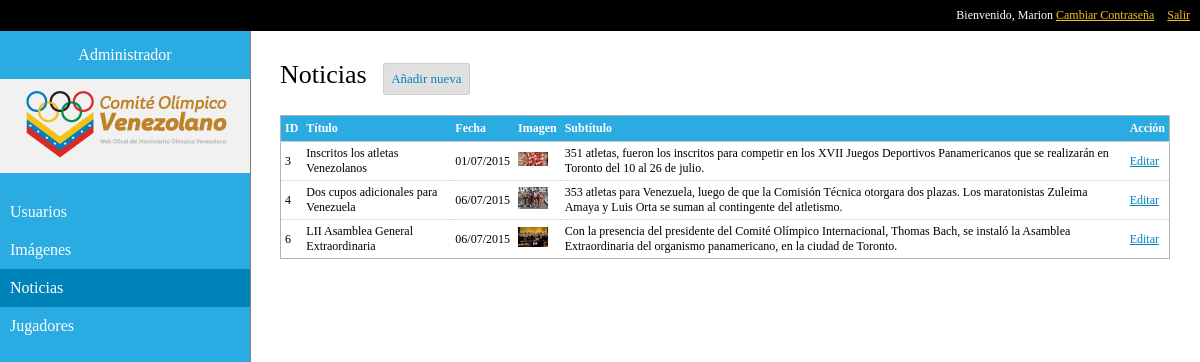
The app's page /admin/news.php (signed in) with its own data.
### tables this page shows
CREATE TABLE IF NOT EXISTS `noticias` (
  `id` int(11) NOT NULL AUTO_INCREMENT,
  `titulo` varchar(500) DEFAULT NULL,
  `subtitulo` tinytext,
  `fuente` varchar(500) DEFAULT NULL,
  `fecha` int(15) DEFAULT NULL,
  `autor` varchar(100) DEFAULT NULL,
  `contenido` longtext,
  `imagen` text,
  `fecha_creacion` int(15) DEFAULT NULL,
  `creado_por` int(15) DEFAULT NULL,
  `fecha_edicion` int(15) DEFAULT NULL,
  `editado_por` int(15) DEFAULT NULL,
  `fecha_borrado` int(15) DEFAULT NULL,
  `borrado_por` int(15) DEFAULT NULL,
  `borrado` int(1) DEFAULT '0',
  PRIMARY KEY (`id`)
);

### admin/common/class-db.php (called while the page is built, shortened)
<?php
class db {
    var $conn;
    function __construct($setnames=true) {
        $this->dbhost   = '127.0.0.1';
        $this->dbname   = 'covoffic_cov';
        $this->dbuser   = 'root';
        $this->dbpass   = 'administrator';
        $this->conn     = mysql_connect($this->dbhost, $this->dbuser, $this->dbpass,true);
        $this->conn     = mysql_connect($this->dbhost, $this->dbuser, $this->dbpass,true) or die("Couldn't Connect to the Server");
    }
    function dbQuery($query) {
        $dbTemp = array() ;
        $i      = 0;
        $q = mysql_query($query, $this->conn);
        while ($row = mysql_fetch_array($q, MYSQL_ASSOC)) {
            $i++;
            foreach ($row as $key => $value) {
                $dbTemp[$i][$key] = $value;
            }
        }
        return $dbTemp;
    }
}
?>

### admin/news.php (the view, shortened to what this page needs)
<?php
include ("./common/functions.php");
$query      = "SELECT t1.id, t1.titulo, t1.fecha, t1.fuente, t1.contenido, t1.subtitulo, t1.autor, t1.imagen as path from noticias t1 where t1.borrado = 0";
$new        = $db->dbQuery($query);
foreach ($new as $k=>$v){
    $out[$k]["id"]             = $v["id"];
    $out[$k]["titulo"]         = $v["titulo"];
    $out[$k]["fecha"]          = date('d/m/Y', $v["fecha"]);
    if ($v["path"] != "")      $out[$k]["imagen"]         = "<img src='./{$v["path"]}' alt='{$v["titulo"]}'/>";
    else { $out[$k]["imagen"]  = "N/A";}
    $out[$k]["subtitulo"]      = $v["subtitulo"];
    $out[$k]["accion"]         = "<a href='./manage_new.php?id={$v["id"]}'>Editar</a>";
}
?>
<!DOCTYPE html>
<html lang="en">
  <head>
     <?= my_header()?>
  </head>
  <body>
    <?= top_bar(); ?>
    <?= menu("noticias"); ?>
    <div class="content">
        <div class="title">Noticias <a href="./manage_new.php" class="add">Añadir nueva</a></div>
        <?= @$ui->buildTable($out,1,0); ?>
    </div>
  </body>
</html>

### admin/common/class-ui.php (shortened to what this page needs)
<?php
class ui  {
    var $app  = array();
    function buildTable($data,$order=0,$filter=0, $filtericon=""){
        $row = 0;
        $tr  = "";
        $out = $this->styleTables($order, $filter);
        if ($data != ""){
            foreach((array)$data as $k=>$v){
                ($row == count($data) - 1) ? $class="class='last'" : $class = "";
                $row++; $tr .= "\n<tr $class>";
                foreach($v as $sk=>$sv) {
                    ($this->app["labels"][$sk] != "") ? $labelsk = $this->app["labels"][$sk] : $labelsk = $sk;
                    if ($_GET["fireUI"]["filter"][$sk] != "") $img = "<span class='fireUI_filter'>&#8226;</span>"; else $img = $filtericon;
                    if($row==1){
                        $th .= "\n  <th><span value=\"$sk\">". $labelsk."</span>$img" ;
                        $th .= "</th>";
                        }
                                 $tr .= "\n  <td><span>$sv</span></td>" ; }
                $tr .= "\n</tr>";
            }
        }else{
            if ($_GET["fireUI"]["filter"]!= ""){
                $out .= "No matches found. <a href='".$_SERVER['HTTP_REFERER']."'>Undo filter</a>";
                return $out;
            }
        }
        $out .= "<form id=\"fireUI-table-form\">";
        $out .=   "<table class=\"fireUI-table\">\n<thead>{$th}\n</thead>{$tr}</table>
                    <input style=\"display:none\" type=\"text\" name=\"fireUI[orderBy][field]\"     value=\"".htmlspecialchars($_GET["fireUI"]["orderBy"]["field"])."\"/>
                    <input style=\"display:none\" type=\"text\" name=\"fireUI[orderBy][direction]\" value=\"".htmlspecialchars($_GET["fireUI"]["orderBy"]["direction"])."\"/> ";
        $out .= "<input style=\"display:none\" type='submit'>
                </form>";
        $out .= $this->javascriptTable($order, $filter);
        return $out;
    }
    private function styleTables($order,$filter){
        $style .= "<style>
                    .fireUI-table{width:100%;border-collapse: collapse; margin-top:20px; border: 1px solid rgb(180, 180, 180); font-size:12px;}
                    @media (min-width: 501px) {.fireUI-table tr:hover{background-color:#F6F6F6;}}
                    .fireUI-table td{border-bottom:1px dotted #ccc;padding:4px;}
                    .fireUI-table thead{border-bottom:1px solid #ccc}
                    .fireUI-table *{text-align:left;}
                    .fireUI-table thead th{ font-size:12px;position:relative; background-color: #2AABE1; padding: 5px 4px; border-top: 1px solid #B4B4B4; color:white;}
                    .fireUI_navigation li{padding:10px;}
                    .fireUI-table span {overflow: hidden; text-overflow: ellipsis;}
                    ";
       if ($order || $filter){
       $style .=    "@media (min-width: 501px) {.fireUI-table thead th:hover{background: #0083B9;cursor: pointer; }}
                    .fireUI-table thead div{position:absolute;left:0px;top:38px;display:none; background:white; padding: 10px; box-shadow: 0px 0px 5px gray;}
                    .fireUI-table thead div input{padding: 3px; font-weight:normal;}";
       }
        if ($order) {
        $style .= "@media (min-width: 501px) {.fireUI-table thead span:hover{text-decoration:underline;cursor:pointer;}} ";
        }
        $style .= ".fireUI_filter{position:absolute; right:8px; top:4px;}
                    @media (min-width: 501px) {.fireUI_filter:hover{text-decoration:none !important;}}
                </style>";
        return $style;
    }
    private function javascriptTable($order, $filter){
        $out = '<script>';
           if ($order){
            $out.= '
                /* order by when clicking on stuff */
                $(".fireUI-table thead th span").click(function(event){
                event.stopPropagation();
                $("input[name=\'fireUI[orderBy][field]\']").val($(this).attr("value"));
                $("input[name=\'fireUI[orderBy][direction]\']").val(1-($("input[name=\'fireUI[orderBy][direction]\']").val()*1));
                $("#fireUI-table-form").submit(); })
                /* remove empty inputs on submit -- to prevent having a 2 km long URI */
                $("#fireUI-table-form").submit(function(){ $("#fireUI-table-form input").each(function(){ if($(this).val()==""){$(this).attr("disabled", "disabled")}}); return true; })
                /* display arrow on ordered field -- because its pretty */
                var arrow = []; arrow[0] = "&#9652;"; arrow[1] = "&#9662;";
                $("span[value=\'"+$("input[name=\'fireUI[orderBy][field]\']").val()+"\']").after(arrow[$("input[name=\'fireUI[orderBy][direction]\']").val()*1]);';
            }
            $out.= '</script>';
            return $out;
    }
    function setLabel($label){
        $this->app["labels"] = $label;
    }
}

### admin/css/style.css (style rules this page uses)
body { background: white; }
* { font-family: Verdana, Tahoma; margin: 0; padding: 0; }
.content { margin-left: 250px;padding: 30px;padding-top: 60px; }
.title { font-size: 26px; }
a.add { font-size: 13px; background-color: #E0E0E0; text-decoration: none; padding: 7px; color: rgb(0, 131, 185); display: inline-block; line-height: 16px; border-radius: 2px; border: 1px solid rgb(206, 206, 206); margin-left: 10px; transition: background 2s ; -webkit-transition: all 0.5s; }
.fireUI-table a { color: rgb(0, 131, 185); }
.fireUI-table img { width: 30px; }

### records on screen
noticias: id "3 Inscritos los atletas Venezolanos 351 atletas, fueron los inscritos para competir en los XVII Juegos Deportivos Panamericanos que se realizarán en Toronto del 10 al 26 de julio.", imagen (picture)
noticias: id "4 Dos cupos adicionales para Venezuela 353 atletas para Venezuela, luego de que la Comisión Técnica otorgara dos plazas. Los maratonistas Zuleima Amaya y Luis Orta se suman al contingente del atletismo.", imagen (picture)
noticias: id "6 LII Asamblea General Extraordinaria Con la presencia del presidente del Comité Olímpico Internacional, Thomas Bach, se instaló la Asamblea Extraordinaria del organismo panamericano, en la ciudad de Toronto.", imagen (picture)

### other values on screen
$_COOKIE["cov-user-name"] "Marion"
$labelsk "ID Título Fecha Imagen Subtítulo Acción"
$sv "01/07/2015 06/07/2015 06/07/2015"
